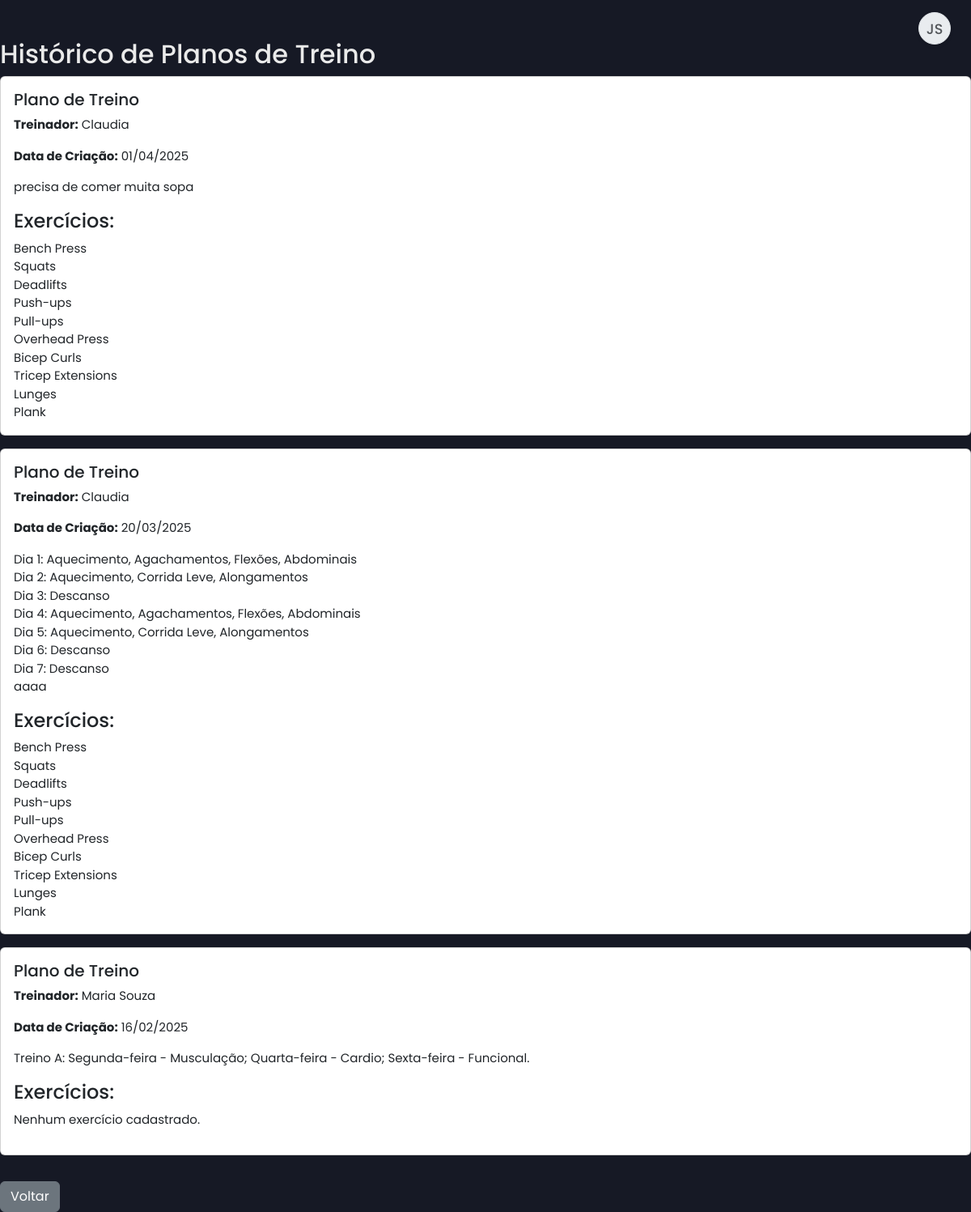
The page /workout_plan_history.php (signed in) on the database as committed earlier.
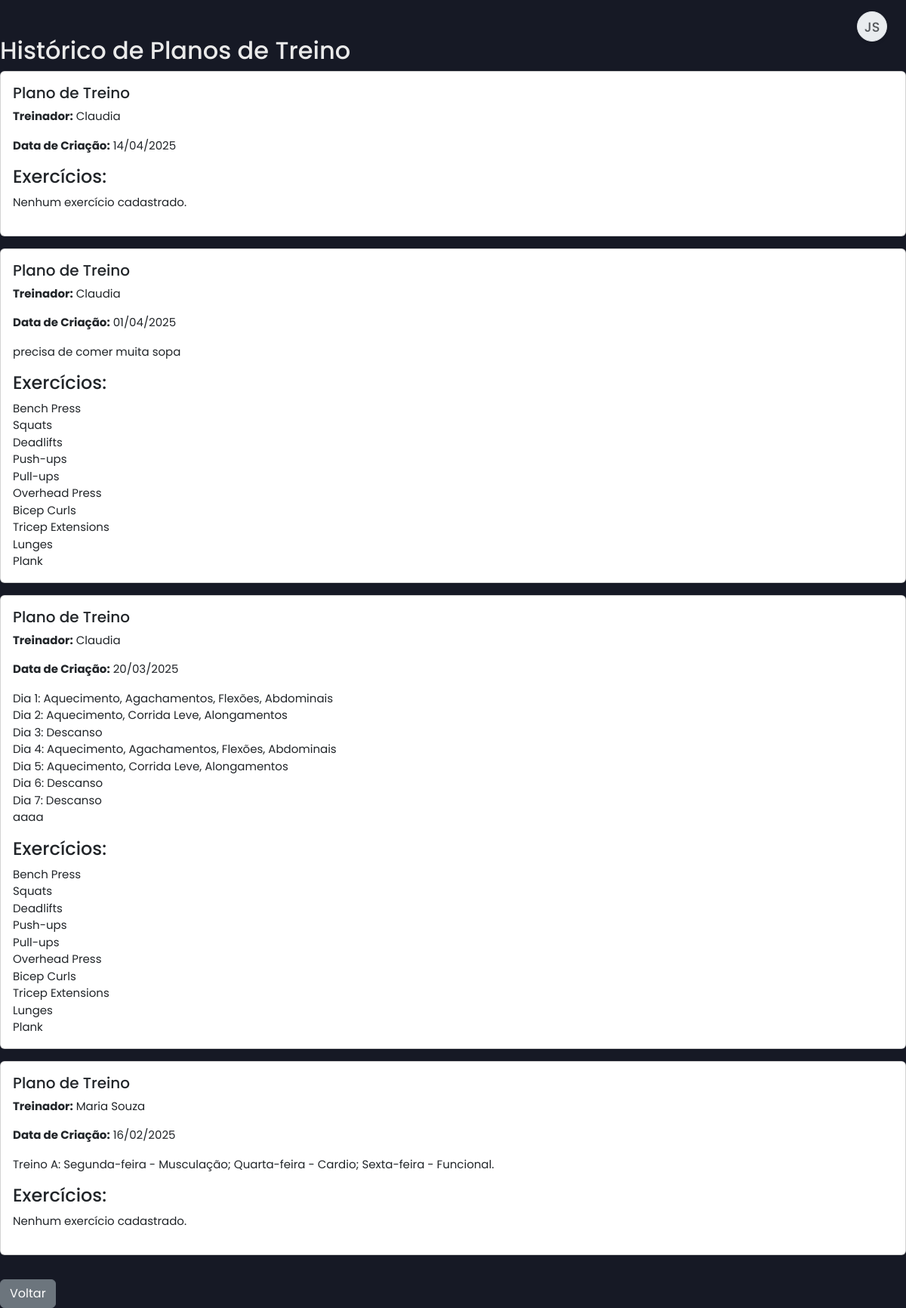
The same page on the database as committed later.
### tables this page shows
CREATE TABLE `workout_plans` (
  `id` int(11) NOT NULL,
  `client_id` int(11) NOT NULL,
  `trainer_id` int(11) NOT NULL,
  `plan_details` text NOT NULL,
  `created_at` timestamp NOT NULL DEFAULT current_timestamp(),
  `is_active` tinyint(1) DEFAULT 0
);

CREATE TABLE `users` (
  `id` int(11) NOT NULL,
  `name` varchar(100) NOT NULL,
  `email` varchar(100) NOT NULL,
  `numero_telemovel` varchar(25) DEFAULT NULL COMMENT 'Número de telemóvel do utilizador',
  `password` varchar(255) NOT NULL,
  `role` enum('client','trainer','nutritionist','admin') NOT NULL,
  `token` varchar(255) DEFAULT NULL,
  `reset_token` varchar(255) DEFAULT NULL,
  `reset_token_expires_at` datetime DEFAULT NULL,
  `first_login` tinyint(1) NOT NULL DEFAULT 1,
  `created_at` timestamp NOT NULL DEFAULT current_timestamp(),
  `profile_picture` varchar(255) DEFAULT NULL
);

CREATE TABLE `exercises` (
  `id` int(11) NOT NULL,
  `name` varchar(255) NOT NULL,
  `description` text DEFAULT NULL,
  `muscle_group` varchar(255) DEFAULT NULL,
  `equipment` varchar(255) DEFAULT NULL,
  `image` varchar(255) DEFAULT NULL,
  `video_url` varchar(255) DEFAULT NULL
);

### workout_plan_history.php (the view, shortened to what this page needs)
<?php
include 'db.php';
include 'header.php';
?>
<div class="container mt-5">
    <h2>Histórico de Planos de Treino</h2>
    <?php
    $stmt = $pdo->prepare("SELECT id FROM clients WHERE user_id = ?");
    $stmt->execute([$_SESSION['user_id']]);
    $client = $stmt->fetch();
    if ($client) {
        $client_id = $client['id'];
        $stmt = $pdo->prepare("SELECT wp.plan_details, u.name AS trainer_name, wp.created_at, wp.id AS workout_plan_id
                                FROM workout_plans wp
                                JOIN users u ON wp.trainer_id = u.id
                                WHERE wp.client_id = ? AND wp.is_active = 0
                                ORDER BY wp.created_at DESC");
        $stmt->execute([$client_id]);
        $workout_plans = $stmt->fetchAll();
        if ($workout_plans) {
            foreach ($workout_plans as $plan) {
                echo "<div class='card mb-3'>";
                echo "<div class='card-body'>";
                echo "<h5 class='card-title'>Plano de Treino</h5>";
                echo "<p class='card-text'><strong>Treinador:</strong> " . htmlspecialchars($plan['trainer_name']) . "</p>";
                echo "<p class='card-text'><strong>Data de Criação:</strong> " . date('d/m/Y', strtotime($plan['created_at'])) . "</p>";
                echo "<p class='card-text'>" . nl2br(htmlspecialchars($plan['plan_details'])) . "</p>";
                echo "<h4>Exercícios:</h4>";
                $stmt = $pdo->prepare("SELECT e.name FROM workout_plan_exercises wpe JOIN exercises e ON wpe.exercise_id = e.id WHERE wpe.workout_plan_id = ?");
                $stmt->execute([$plan['workout_plan_id']]);
                $exercises = $stmt->fetchAll();
                if (count($exercises) > 0) {
                    foreach ($exercises as $exercise) {
                        echo htmlspecialchars($exercise['name']) . "<br>";
                    }
                } else {
                    echo "<p>Nenhum exercício cadastrado.</p>";
                }
                echo "</div>";
                echo "</div>";
            }
        } else {
            echo "<p>Nenhum plano de treino antigo encontrado.</p>";
        }
    } else {
        echo "<p>Cliente não encontrado.</p>";
    }
    ?>
    <a href="workout_hub.php" class="btn btn-secondary mt-3">Voltar</a>
</div>
<?php
include 'footer.php';
?>

Rows that differ between the two databases and show on the page:
now on this page (row edited): workout_plans: trainer.name "Claudia", created_at "14/04/2025", shows "Nenhum exercício cadastrado."
